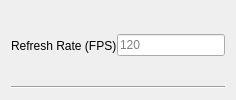
        <widget class="QWidget" name="widget3_fps" native="true">
         <property name="sizePolicy">
          <sizepolicy hsizetype="Preferred" vsizetype="Maximum">
           <horstretch>0</horstretch>
           <verstretch>0</verstretch>
          </sizepolicy>
         </property>
         <property name="toolTip">
          <string>Maximum amount of frames per second (FPS) the game will attempt to render</string>
         </property>
         <layout class="QVBoxLayout" name="verticalLayout_2">
          <item>
           <widget class="QWidget" name="widget_9" native="true">
            <property name="sizePolicy">
             <sizepolicy hsizetype="Preferred" vsizetype="Minimum">
              <horstretch>0</horstretch>
              <verstretch>0</verstretch>
             </sizepolicy>
            </property>
            <layout class="QHBoxLayout" name="horizontalLayout_3" stretch="0,0,0">
             <property name="spacing">
              <number>0</number>
             </property>
             <property name="leftMargin">
              <number>0</number>
             </property>
             <property name="topMargin">
              <number>0</number>
             </property>
             <property name="rightMargin">
              <number>0</number>
             </property>
             <property name="bottomMargin">
              <number>0</number>
             </property>
             <item>
              <widget class="QLabel" name="label">
               <property name="text">
                <string>Refresh Rate (FPS)</string>
               </property>
              </widget>
             </item>
             <item>
              <spacer name="horizontalSpacer_2">
               <property name="orientation">
                <enum>Qt::Orientation::Horizontal</enum>
               </property>
               <property name="sizeHint" stdset="0">
                <size>
                 <width>0</width>
                 <height>20</height>
                </size>
               </property>
              </spacer>
             </item>
             <item>
              <widget class="QLineEdit" name="lineEdit_fps">
               <property name="sizePolicy">
                <sizepolicy hsizetype="Fixed" vsizetype="Fixed">
                 <horstretch>0</horstretch>
                 <verstretch>0</verstretch>
                </sizepolicy>
               </property>
               <property name="maxLength">
                <number>4</number>
               </property>
               <property name="placeholderText">
                <string>120</string>
               </property>
              </widget>
             </item>
            </layout>
           </widget>
          </item>
          <item>
           <widget class="Line" name="line_2">
            <property name="orientation">
             <enum>Qt::Orientation::Horizontal</enum>
            </property>
           </widget>
          </item>
         </layout>
        </widget>
